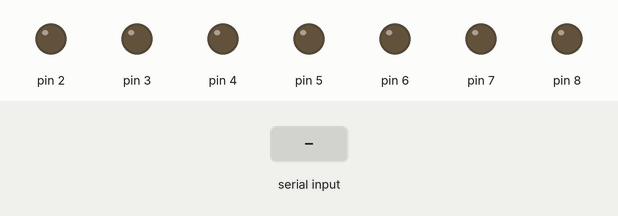
Simulated run of this sketch. Board: Arduino Uno, built with avr-gcc and run on an emulated ATmega328P. Parts: output pins drawn as LEDs (lit = HIGH). Inputs (shaded band) come from the test bench.

Above: at 1.2 s.
1.3 s: "1;" received over the second serial link
At 2.3 s:
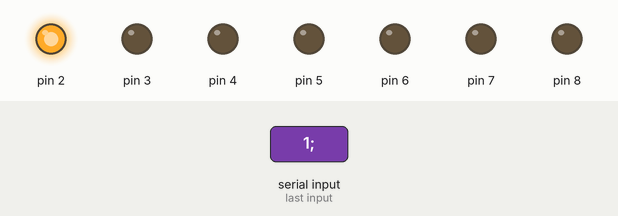
2.8 s: "0;" received over the second serial link
At 3.4 s:
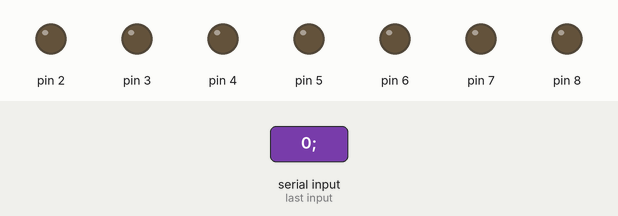
Timing chart, 0 to 5.8 s (numbered marks = the images above; inputs shaded):
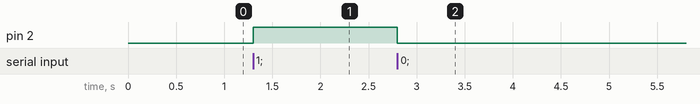

The sketch:

sketch_aug03b.ino
```cpp
/* USING EXTERNAL EDITOR */
/* Copyright Sebohacker 2014 */
#define dw digitalWrite
#define dl delay
#define pm pinMode

#include <SoftwareSerial.h>

SoftwareSerial com1(9, 10);
byte a = 2, b = 3, c = 4, d = 5, e = 6, f = 7, g = 8;
String values = "0000000";

void setup()
{
  pm(a, 1);
  pm(b, 1);
  pm(c, 1);
  pm(d, 1);
  pm(e, 1);
  pm(f, 1);
  pm(g, 1);
  Serial.begin(9600);
  com1.begin(9600);
  com1.listen();
}

void loop()
{

  while(com1.available() > 0)
  {
	values = com1.readStringUntil(';');
  }
  if (values.charAt(0) == '0') dw(a, 0); else if (values.charAt(0) == '1') dw(a, 1);
  if (values.charAt(1) == '0') dw(b, 0); else if (values.charAt(1) == '1') dw(b, 1);
  if (values.charAt(2) == '0') dw(c, 0); else if (values.charAt(2) == '1') dw(c, 1);
  if (values.charAt(3) == '0') dw(d, 0); else if (values.charAt(3) == '1') dw(d, 1);
  if (values.charAt(4) == '0') dw(e, 0); else if (values.charAt(4) == '1') dw(e, 1);
  if (values.charAt(5) == '0') dw(f, 0); else if (values.charAt(5) == '1') dw(f, 1);
  if (values.charAt(6) == '0') dw(g, 0); else if (values.charAt(6) == '1') dw(g, 1);
  delay(1);
}
```

Measured:
- after the input at 1.3 s, pin 2: LOW → HIGH at once
- after the input at 2.8 s, pin 2: HIGH → LOW at once
